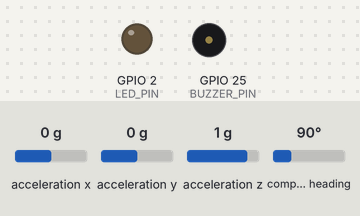
The sketch below on a simulated ESP32. On the bench: output pins drawn as LEDs (lit = HIGH), buzzer (waves = sounding). The test bench sets the inputs (shaded band); at power-on: acceleration x 0 g, acceleration y 0 g, acceleration z 1 g, compass heading 90°. What the sketch prints to the serial monitor is not drawn.

Above: at 2.34 s.
Timing chart, 0 to 5.0 s (numbered marks = the images above):
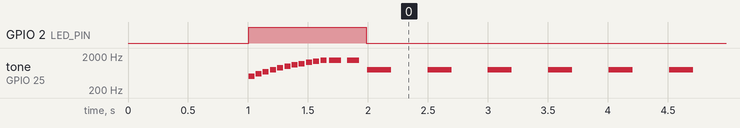

The sketch:

Natatometer.ino
```cpp
/*
 * Natatometer - Pedometer Prototype
 *
 * Real-time velocity feedback using BNO055 IMU
 *
 * Hardware:
 *   - ESP32-WROVER CAM
 *   - BNO055 9-DOF IMU (I2C)
 *   - Passive buzzer on GPIO 25
 *
 * Algorithm:
 *   1. Read linear acceleration from BNO055 (gravity already removed)
 *   2. Integrate to get velocity
 *   3. Apply high-pass filter to remove drift
 *   4. Compare to target velocity -> audio feedback
 */

#include <Wire.h>
#include <Adafruit_Sensor.h>
#include <Adafruit_BNO055.h>
#include <utility/imumaths.h>

// ============== PIN DEFINITIONS ==============
#define BUZZER_PIN 25          // Passive buzzer (PWM capable)
#define LED_PIN 2              // Onboard LED for status

// ============== IMU SETTINGS ==============
#define BNO055_SAMPLE_RATE_MS 10  // 100 Hz sampling
Adafruit_BNO055 bno = Adafruit_BNO055(55, 0x28);  // I2C address 0x28 (default)

// ============== VELOCITY TRACKING ==============
float velocity = 0.0;          // Current integrated velocity (m/s)
float velocityFiltered = 0.0;  // High-pass filtered velocity
float targetVelocity = 1.4;    // Target walking speed (m/s) - adjustable

// High-pass filter state
float hpFilterAlpha = 0.95;    // ~0.25 Hz cutoff at 100 Hz sample rate
float lastVelocity = 0.0;
float lastFilteredVelocity = 0.0;

// ============== FEEDBACK THRESHOLDS ==============
float fastThreshold = 0.1;     // +10% above target = FAST
float slowThreshold = -0.1;    // -10% below target = SLOW

// ============== TIMING ==============
unsigned long lastSampleTime = 0;
unsigned long lastFeedbackTime = 0;
#define FEEDBACK_INTERVAL_MS 500  // Min time between feedback beeps

// ============== STATE ==============
bool imuReady = false;

void setup() {
  Serial.begin(115200);
  delay(1000);

  Serial.println("========================================");
  Serial.println("Natatometer - Pedometer Prototype");
  Serial.println("========================================");

  // Initialize pins
  pinMode(LED_PIN, OUTPUT);
  pinMode(BUZZER_PIN, OUTPUT);

  // Startup indication
  digitalWrite(LED_PIN, HIGH);
  beepStartup();

  // Initialize I2C
  Wire.begin();

  // Initialize BNO055
  Serial.println("Initializing BNO055...");
  if (!bno.begin()) {
    Serial.println("ERROR: BNO055 not detected!");
    Serial.println("Check wiring: SDA->21, SCL->22, VIN->3.3V, GND->GND");
    imuReady = false;
    // Blink LED to indicate error
    while (1) {
      digitalWrite(LED_PIN, HIGH);
      delay(100);
      digitalWrite(LED_PIN, LOW);
      delay(100);
    }
  }

  Serial.println("BNO055 detected!");
  imuReady = true;

  // Use external crystal for better accuracy
  bno.setExtCrystalUse(true);

  // Wait for calibration
  Serial.println("Waiting for sensor calibration...");
  Serial.println("Move the sensor gently in figure-8 pattern");
  waitForCalibration();

  Serial.println("========================================");
  Serial.println("Setup complete! Starting velocity tracking...");
  Serial.println("========================================");
  Serial.println();
  Serial.println("Target velocity: " + String(targetVelocity) + " m/s");
  Serial.println();

  digitalWrite(LED_PIN, LOW);
  lastSampleTime = millis();
}

void loop() {
  if (!imuReady) return;

  unsigned long currentTime = millis();

  // Sample at fixed rate
  if (currentTime - lastSampleTime >= BNO055_SAMPLE_RATE_MS) {
    float dt = (currentTime - lastSampleTime) / 1000.0;  // Convert to seconds
    lastSampleTime = currentTime;

    // Get linear acceleration (gravity already removed by BNO055)
    imu::Vector<3> linearAccel = bno.getVector(Adafruit_BNO055::VECTOR_LINEARACCEL);

    // Use forward axis (X in most mounting orientations)
    // Adjust based on how you mount the sensor
    float accelForward = linearAccel.x();

    // Integrate acceleration to get velocity
    velocity += accelForward * dt;

    // Apply high-pass filter to remove drift
    velocityFiltered = hpFilterAlpha * (lastFilteredVelocity + velocity - lastVelocity);
    lastVelocity = velocity;
    lastFilteredVelocity = velocityFiltered;

    // Calculate deviation from target
    float deviation = velocityFiltered - targetVelocity;
    float deviationPercent = deviation / targetVelocity;

    // Provide feedback
    if (currentTime - lastFeedbackTime >= FEEDBACK_INTERVAL_MS) {
      if (deviationPercent > fastThreshold) {
        beepFast();
        lastFeedbackTime = currentTime;
        Serial.println("FAST! v=" + String(velocityFiltered, 2) + " m/s");
      } else if (deviationPercent < slowThreshold) {
        beepSlow();
        lastFeedbackTime = currentTime;
        Serial.println("SLOW! v=" + String(velocityFiltered, 2) + " m/s");
      }
    }

    // Debug output (every 10 samples = 100ms)
    static int sampleCount = 0;
    if (++sampleCount >= 10) {
      sampleCount = 0;
      Serial.print("a=");
      Serial.print(accelForward, 2);
      Serial.print(" v_raw=");
      Serial.print(velocity, 2);
      Serial.print(" v_filt=");
      Serial.print(velocityFiltered, 2);
      Serial.print(" target=");
      Serial.print(targetVelocity, 2);
      Serial.println();
    }
  }
}

// ============== CALIBRATION ==============
void waitForCalibration() {
  uint8_t sys, gyro, accel, mag;

  while (true) {
    bno.getCalibration(&sys, &gyro, &accel, &mag);

    Serial.print("Calibration - Sys:");
    Serial.print(sys);
    Serial.print(" Gyro:");
    Serial.print(gyro);
    Serial.print(" Accel:");
    Serial.print(accel);
    Serial.print(" Mag:");
    Serial.println(mag);

    // Need at least gyro and accel calibrated for velocity tracking
    if (gyro >= 2 && accel >= 2) {
      Serial.println("Calibration sufficient!");
      beepReady();
      break;
    }

    delay(500);
  }
}

// ============== AUDIO FEEDBACK ==============
void beepStartup() {
  // Rising tone
  for (int freq = 500; freq <= 1500; freq += 100) {
    tone(BUZZER_PIN, freq, 50);
    delay(60);
  }
  noTone(BUZZER_PIN);
}

void beepReady() {
  // Two short high beeps
  tone(BUZZER_PIN, 1500, 100);
  delay(150);
  tone(BUZZER_PIN, 1500, 100);
  delay(150);
  noTone(BUZZER_PIN);
}

void beepFast() {
  // High pitch = too fast
  tone(BUZZER_PIN, 2000, 100);
  delay(100);
  noTone(BUZZER_PIN);
}

void beepSlow() {
  // Low pitch = too slow
  tone(BUZZER_PIN, 800, 200);
  delay(200);
  noTone(BUZZER_PIN);
}
```

Measured:
- by itself, tone on GPIO 25 (BUZZER_PIN): plays 500 Hz for 0.05 s, 600 Hz for 0.05 s, 700 Hz for 0.05 s, 800 Hz for 0.05 s, 900 Hz for 0.05 s, 1000 Hz for 0.05 s … (268 notes in this stretch)
